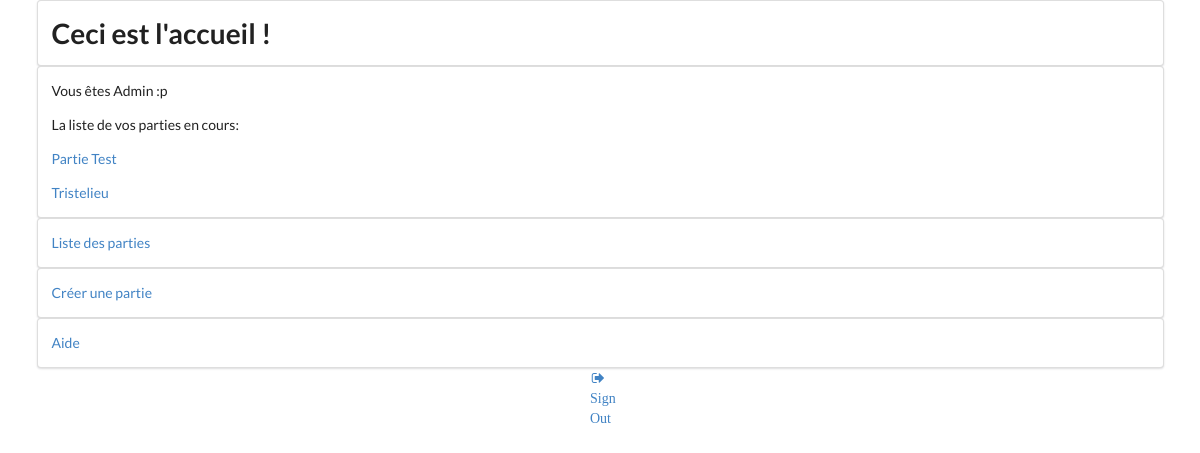
Page /home/ (signed in) on the earlier database version.
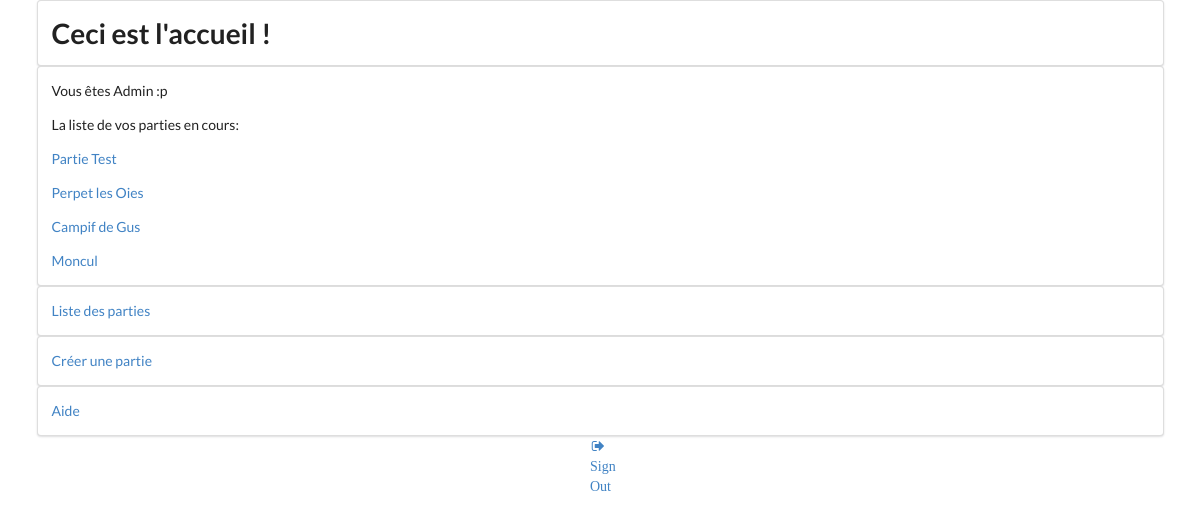
Same page on the later database version.
### website/models.py (models this page shows)
class Game(models.Model):
    name = models.TextField(max_length=50, blank=True)
    gamemode = models.TextField(max_length=50, blank=True)
    player = models.ManyToManyField(Player)
    started = models.BooleanField(default=True)

### website/views.py (the view)
# urls.py: url(r'^home/?$', views.home, name='home'),
@login_required
def home(request):
    user_list = User.objects.all()
    player=Player.objects.get(user=request.user)
    games_list = Game.objects.all().filter(player__exact=player)#Sélectionne la liste des parties ou le joueur connecté est impliqué
    return render(request, 'website/home.html', context={"user_list": user_list,"games_list": games_list,"player": player})

### templates/website/home.html (shortened to what this page needs)
{% extends 'website/includes/base.html' %}
{% block content %}
    <div class="ui container">
        <div class="ui segment">
            <h1 class="ui center"> Ceci est l'accueil ! </h1>
        </div>
    </div>
    <div class="ui container">
        <div class="ui segment">
        <p>Vous êtes {{ player.nickname }}</p>
        <p> La liste de vos parties en cours:</p>
            {% for game in games_list %}
                <p><a href="{% url 'currentGame' game.id %}">{{ game.name }}</a></p>
            {% endfor %}
        </div>
    </div>
    <div class="ui container">
        <div class="ui segment">
            <p><a href="{% url 'gameList' %}">Liste des parties</a></p>
        </div>
    </div>
        <div class="ui container">
        <div class="ui segment">
            <p><a href="{% url 'createGame' %}">Créer une partie</a></p>
        </div>
    </div>
    <div class="ui container">
        <div class="ui segment">
            <p><a href="{% url 'help' %}">Aide</a></p>
        </div>
    </div>
    <div class="ui center aligned grid">
        <div class="column">
            <div class="ui">
                <a href="{% url 'logout' %}">
                    <i class="sign out icon">
                        Sign Out
                    </i>
                </a>
            </div>
        </div>
    </div>
{% endblock %}

Differences in the rows shown:
changed Game: name "Tristelieu" → "Perpet les Oies"
added Game: name "Campif de Gus"
added Game: name "Moncul"
